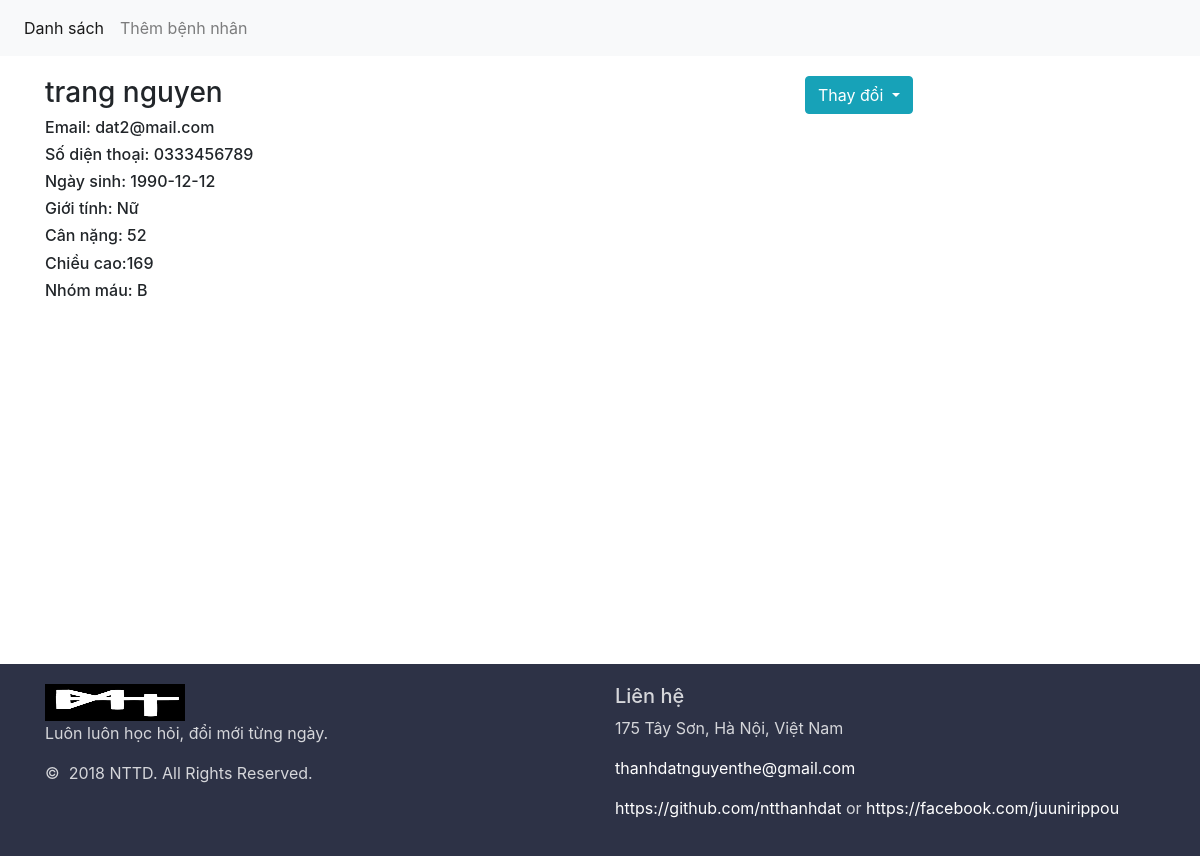
Screenshot of /display.php?id=4 with the database file from the repository.
### tables this page shows
CREATE TABLE `patient` (
  `PatientID` int(11) NOT NULL,
  `FirstName` char(50) NOT NULL,
  `LastName` char(50) NOT NULL,
  `DateOfBirth` date DEFAULT NULL,
  `Gender` char(6) DEFAULT NULL,
  `PhoneNumber` char(10) DEFAULT NULL,
  `Email` char(30) DEFAULT NULL,
  `Height` int(11) DEFAULT NULL,
  `Weight` int(11) DEFAULT NULL,
  `BloodGroup` char(3) DEFAULT NULL,
  `CreateOn` date DEFAULT NULL,
  `ModifiedOn` date DEFAULT NULL
);

### display.php (the view, shortened to what this page needs)
<?php include('header.php');
include('config.php');
$id=$_GET['id'];
$sql="select * from Patient where PatientID='$id'";
mysqli_set_charset($conn,'UTF8');
$result=mysqli_query($conn,$sql);
 if(mysqli_num_rows($result)>0){
    $post=mysqli_fetch_assoc($result);
}
?>
<div class="clearfix container">
	<div class="row">
        <div class="col-sm-8">
            <h3> <?php echo $post['FirstName'].' '.$post['LastName']  ?></h3>
            <h6>Email: <?php echo $post['Email'] ?></h6>
            <h6>Số diện thoại: <?php echo $post['PhoneNumber'] ?></h6>
            <h6>Ngày sinh: <?php echo $post['DateOfBirth'] ?></h6>
            <h6>Giới tính: <?php echo $post['Gender'] ?></h6>
            <h6>Cân nặng: <?php echo $post['Weight'] ?> </h6>
            <h6>Chiều cao:<?php echo $post['Height'] ?> </h6>
            <h6>Nhóm máu: <?php echo $post['BloodGroup'] ?></h6>
        </div>
        <div class="col-sm-4">
            <div class="btn-group">
                <a class="btn dropdown-toggle btn-info" data-toggle="dropdown" href="#">
                    Thay đổi
                </a>
            </div>
        </div>
</div>
</div>
<?php include('footer.php') ?>

### style.css (style rules this page uses)
.container { padding-top: 20px; padding-bottom: 20px; }
.clearfix { min-height: 100vh; margin-bottom: -192px; }

### rows the page displays
patient: FirstName "trang", LastName "nguyen", Email "dat2@mail.com", PhoneNumber "0333456789", DateOfBirth "1990-12-12", Gender "Nữ", Weight "52", Height "169", BloodGroup "B"
